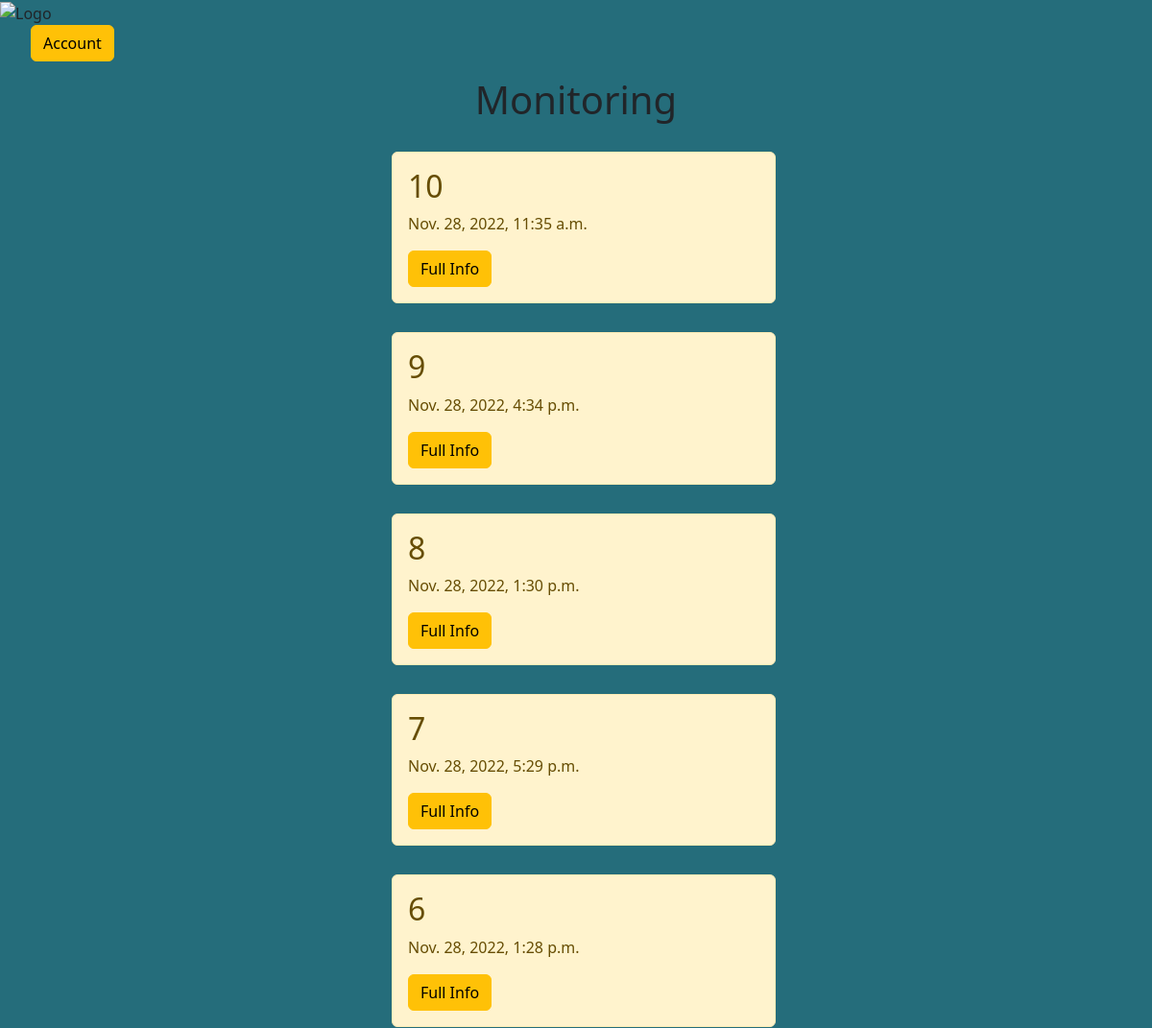
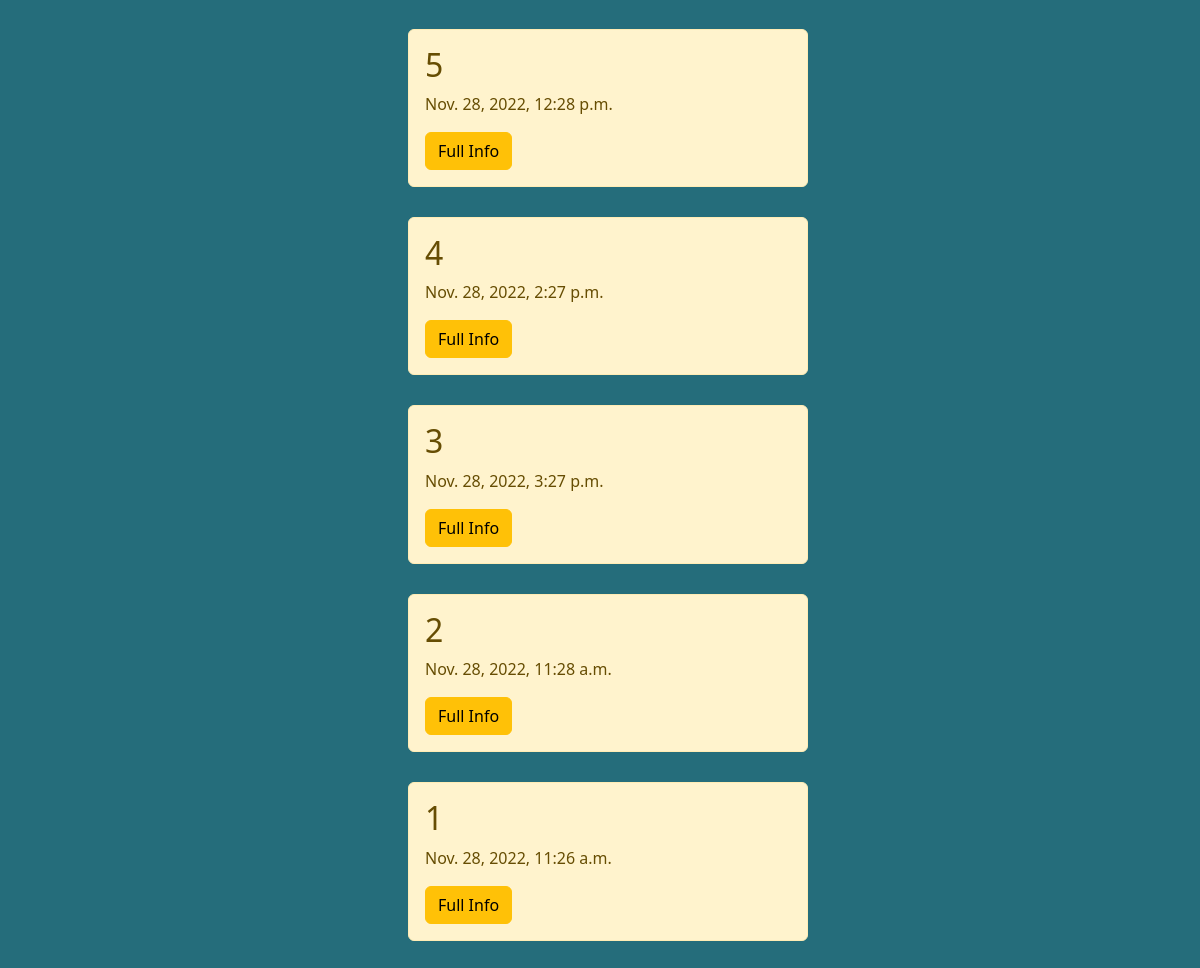
Screenshot of / (signed in) with the database file from the repository (2 pictures, top to bottom).
### laservers/models.py (models this page shows, shortened)
class Servers(models.Model):
    title = models.CharField('Name', max_length=40)
    date = models.DateTimeField('Time', max_length=20)
    type = models.CharField('Type', max_length=20)
    email = models.TextField('Feedback', max_length=320)
    group = models.CharField('Group of Servers', max_length=100)
    stype = models.CharField('Type of group', max_length=30)
    location = models.CharField('Location', max_length=100)

### laservers/views.py (the view)
# urls.py: path('', views.index, name = 'servers_home'),
@login_required
def index(request):
    laserv = Servers.objects.order_by('-id')
    return render(request, 'laservers/laservers.html', {'laserv': laserv})

### laservers/templates/laservers/laservers.html (shortened to what this page needs)
{% extends 'laservers/layout.html' %}
{% block content %}
    <h1 align = "center">Monitoring</h1>
    {% for el in laserv %}
        <div class="alert alert-warning">
            <h2>{{ el.title }}</h2>
            <p>{{ el.date }}</p>
            <a href="{% url 'server-detail' el.id %}" class="btn btn-warning">Full Info</a>
        </div>
        {% endfor %}
{% endblock %}

### laservers/templates/laservers/layout.html (shortened to what this page needs)
{% load static%}
<!doctype html>
<html lang="en">
<head>
    <link rel="stylesheet" href="https://cdn.jsdelivr.net/npm/bootstrap@5.2.2/dist/css/bootstrap.min.css">
    <link rel="stylesheet" href="{% static 'laservers/css/laservers.css'%}">
</head>
<body>
    <aside>
        <img src ="{% static 'laservers/img/bip.jpg'%}" width="100" height="111" alt="Logo" >
        <ul>
            <a href="http://localhost:8000/accounts/login/" class="btn btn-warning">Account</a>
        </ul>
    </aside>
    {% block content %}
    {% endblock %}
</body>
</html>

### laservers/static/laservers/css/laservers.css (style rules this page uses)
body { background: #256D7B; }
.alert-warning { align: center; float: center; clear: both; width: 400px; margin: 30px 34%; text-align: left; }

### rows the page displays
Servers: title "10", date "Nov. 28, 2022, 11:35 a.m."
Servers: title "9", date "Nov. 28, 2022, 4:34 p.m."
Servers: title "8", date "Nov. 28, 2022, 1:30 p.m."
Servers: title "7", date "Nov. 28, 2022, 5:29 p.m."
Servers: title "6", date "Nov. 28, 2022, 1:28 p.m."
Servers: title "5", date "Nov. 28, 2022, 12:28 p.m."
Servers: title "4", date "Nov. 28, 2022, 2:27 p.m."
Servers: title "3", date "Nov. 28, 2022, 3:27 p.m."
Servers: title "2", date "Nov. 28, 2022, 11:28 a.m."
Servers: title "1", date "Nov. 28, 2022, 11:26 a.m."
